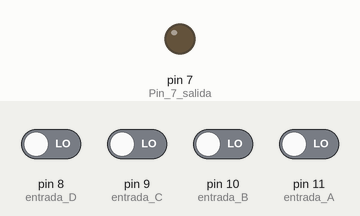
The sketch below on a simulated Arduino Uno, built with avr-gcc and run on an emulated ATmega328P. Parts: output pins drawn as LEDs (lit = HIGH). Inputs (shaded band) come from the test bench; at power-on: pin 8 (entrada_D), pin 9 (entrada_C), pin 10 (entrada_B), pin 11 (entrada_A) LOW.

Above: at 1.2 s.
1.3 s: pin 11 (entrada_A) driven HIGH
At 2.5 s:
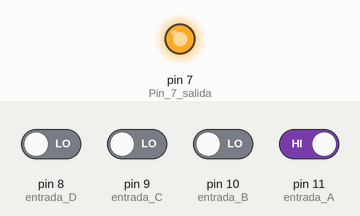
2.8 s: pin 11 (entrada_A) driven LOW
At 3.8 s:
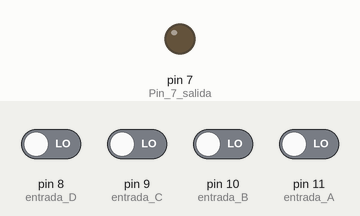
Timing chart, 0 to 5.8 s (numbered marks = the images above; inputs shaded):
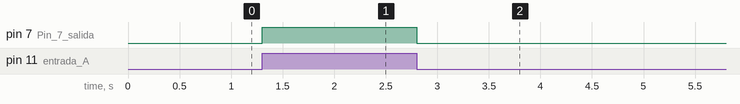

The sketch:

MAPA14BITS.ino
```cpp
//Autor:Dario Jorge Iglesias
boolean D,C,B,A,Z1;
void setup()
{
 pinMode(8,INPUT);//entrada D
 pinMode(9,INPUT);//entrada C
 pinMode(10,INPUT);//entrada B
 pinMode(11,INPUT);//entrada A
 pinMode(7,OUTPUT);//Pin 7 salida
}
void loop()
{
 D=digitalRead(8);
 C=digitalRead(9);
 B=digitalRead(10);
 A=digitalRead(11);
 Z1=(!D&A)|(C&A);
 digitalWrite(7,Z1);
}
```

Measured:
- after the input at 1.3 s, pin 7 (Pin_7_salida): LOW → HIGH at once
- after the input at 2.8 s, pin 7 (Pin_7_salida): HIGH → LOW at once
